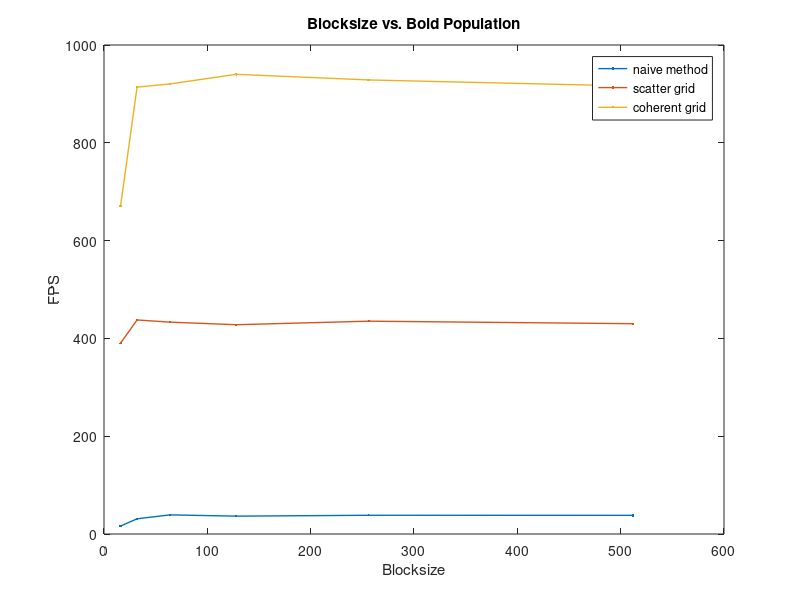

Reproduce this figure in MATLAB.
number_of_boids = [16 32 64 128 256 512];
naive = [16.2377 31.1301 39.1084 36.5137 38.2966 38.1733];
scatter = [390.202 437.727 433.237 427.975 435.234 430.058];
coherent = [670.605 913.866 920.439 940.009 928.573 916.015];
plot(number_of_boids, naive, '.-', 'lineWidth', 1); hold on
plot(number_of_boids,scatter, '.-', 'lineWidth', 1);
plot(number_of_boids,coherent, '.-', 'lineWidth', 1);
legend('naive method', 'scatter grid', 'coherent grid')
xlabel('Blocksize')
ylabel('FPS')
title('Blocksize vs. Boid Population')